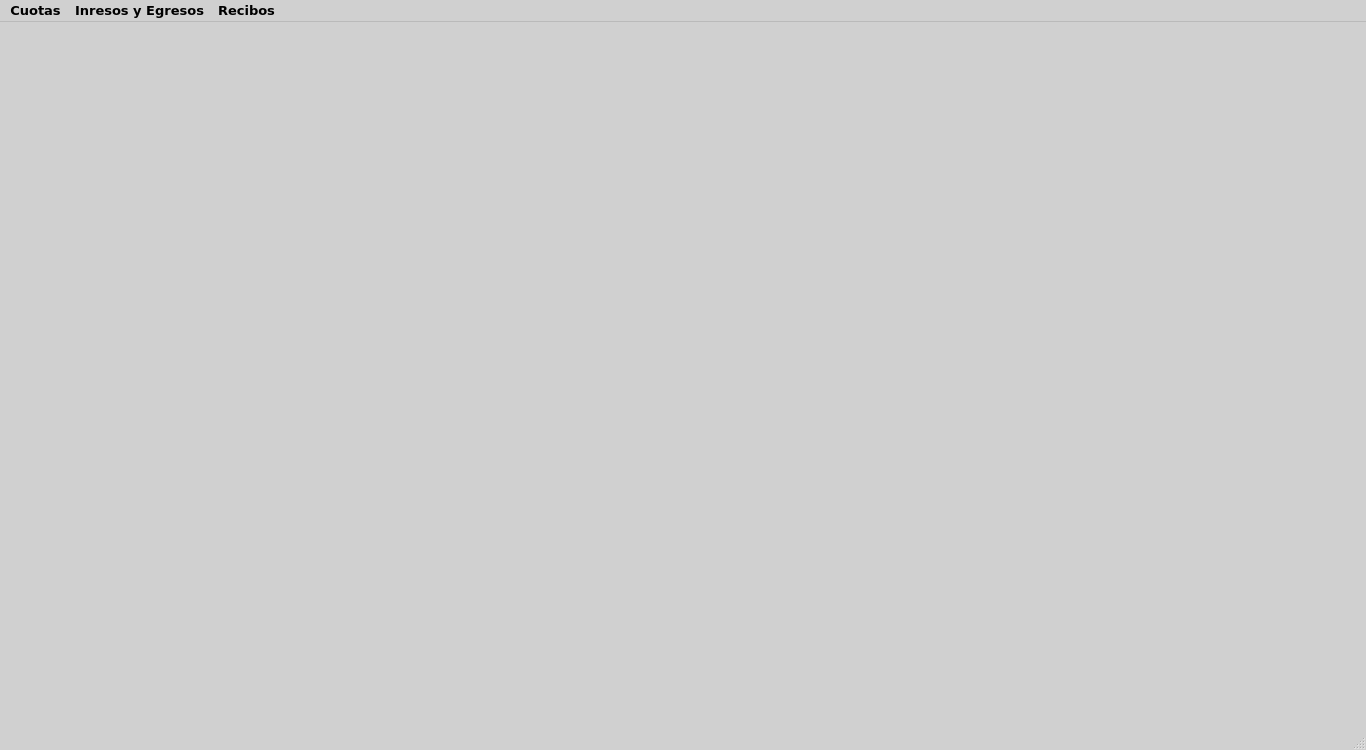
<?xml version="1.0" encoding="UTF-8"?>
<ui version="4.0">
 <class>MainWindow</class>
 <widget class="QMainWindow" name="MainWindow">
  <property name="geometry">
   <rect>
    <x>0</x>
    <y>0</y>
    <width>1366</width>
    <height>750</height>
   </rect>
  </property>
  <property name="palette">
   <palette>
    <active>
     <colorrole role="WindowText">
      <brush brushstyle="SolidPattern">
       <color alpha="255">
        <red>0</red>
        <green>0</green>
        <blue>0</blue>
       </color>
      </brush>
     </colorrole>
     <colorrole role="Button">
      <brush brushstyle="SolidPattern">
       <color alpha="255">
        <red>208</red>
        <green>208</green>
        <blue>208</blue>
       </color>
      </brush>
     </colorrole>
     <colorrole role="Light">
      <brush brushstyle="SolidPattern">
       <color alpha="255">
        <red>255</red>
        <green>255</green>
        <blue>255</blue>
       </color>
      </brush>
     </colorrole>
     <colorrole role="Midlight">
      <brush brushstyle="SolidPattern">
       <color alpha="255">
        <red>231</red>
        <green>231</green>
        <blue>231</blue>
       </color>
      </brush>
     </colorrole>
     <colorrole role="Dark">
      <brush brushstyle="SolidPattern">
       <color alpha="255">
        <red>104</red>
        <green>104</green>
        <blue>104</blue>
       </color>
      </brush>
     </colorrole>
     <colorrole role="Mid">
      <brush brushstyle="SolidPattern">
       <color alpha="255">
        <red>139</red>
        <green>139</green>
        <blue>139</blue>
       </color>
      </brush>
     </colorrole>
     <colorrole role="Text">
      <brush brushstyle="SolidPattern">
       <color alpha="255">
        <red>0</red>
        <green>0</green>
        <blue>0</blue>
       </color>
      </brush>
     </colorrole>
     <colorrole role="BrightText">
      <brush brushstyle="SolidPattern">
       <color alpha="255">
        <red>255</red>
        <green>255</green>
        <blue>255</blue>
       </color>
      </brush>
     </colorrole>
     <colorrole role="ButtonText">
      <brush brushstyle="SolidPattern">
       <color alpha="255">
        <red>0</red>
        <green>0</green>
        <blue>0</blue>
       </color>
      </brush>
     </colorrole>
     <colorrole role="Base">
      <brush brushstyle="SolidPattern">
       <color alpha="255">
        <red>255</red>
        <green>255</green>
        <blue>255</blue>
       </color>
      </brush>
     </colorrole>
     <colorrole role="Window">
      <brush brushstyle="SolidPattern">
       <color alpha="255">
        <red>208</red>
        <green>208</green>
        <blue>208</blue>
       </color>
      </brush>
     </colorrole>
     <colorrole role="Shadow">
      <brush brushstyle="SolidPattern">
       <color alpha="255">
        <red>0</red>
        <green>0</green>
        <blue>0</blue>
       </color>
      </brush>
     </colorrole>
     <colorrole role="AlternateBase">
      <brush brushstyle="SolidPattern">
       <color alpha="255">
        <red>231</red>
        <green>231</green>
        <blue>231</blue>
       </color>
      </brush>
     </colorrole>
     <colorrole role="ToolTipBase">
      <brush brushstyle="SolidPattern">
       <color alpha="255">
        <red>255</red>
        <green>255</green>
        <blue>220</blue>
       </color>
      </brush>
     </colorrole>
     <colorrole role="ToolTipText">
      <brush brushstyle="SolidPattern">
       <color alpha="255">
        <red>0</red>
        <green>0</green>
        <blue>0</blue>
       </color>
      </brush>
     </colorrole>
     <colorrole role="PlaceholderText">
      <brush brushstyle="SolidPattern">
       <color alpha="128">
        <red>0</red>
        <green>0</green>
        <blue>0</blue>
       </color>
      </brush>
     </colorrole>
    </active>
    <inactive>
     <colorrole role="WindowText">
      <brush brushstyle="SolidPattern">
       <color alpha="255">
        <red>0</red>
        <green>0</green>
        <blue>0</blue>
       </color>
      </brush>
     </colorrole>
     <colorrole role="Button">
      <brush brushstyle="SolidPattern">
       <color alpha="255">
        <red>208</red>
        <green>208</green>
        <blue>208</blue>
       </color>
      </brush>
     </colorrole>
     <colorrole role="Light">
      <brush brushstyle="SolidPattern">
       <color alpha="255">
        <red>255</red>
        <green>255</green>
        <blue>255</blue>
       </color>
      </brush>
     </colorrole>
     <colorrole role="Midlight">
      <brush brushstyle="SolidPattern">
       <color alpha="255">
        <red>231</red>
        <green>231</green>
        <blue>231</blue>
       </color>
      </brush>
     </colorrole>
     <colorrole role="Dark">
      <brush brushstyle="SolidPattern">
       <color alpha="255">
        <red>104</red>
        <green>104</green>
        <blue>104</blue>
       </color>
      </brush>
     </colorrole>
     <colorrole role="Mid">
      <brush brushstyle="SolidPattern">
       <color alpha="255">
        <red>139</red>
        <green>139</green>
        <blue>139</blue>
       </color>
      </brush>
     </colorrole>
     <colorrole role="Text">
      <brush brushstyle="SolidPattern">
       <color alpha="255">
        <red>0</red>
        <green>0</green>
        <blue>0</blue>
       </color>
      </brush>
     </colorrole>
     <colorrole role="BrightText">
      <brush brushstyle="SolidPattern">
       <color alpha="255">
        <red>255</red>
        <green>255</green>
        <blue>255</blue>
       </color>
      </brush>
     </colorrole>
     <colorrole role="ButtonText">
      <brush brushstyle="SolidPattern">
       <color alpha="255">
        <red>0</red>
        <green>0</green>
        <blue>0</blue>
       </color>
      </brush>
     </colorrole>
     <colorrole role="Base">
      <brush brushstyle="SolidPattern">
       <color alpha="255">
        <red>255</red>
        <green>255</green>
        <blue>255</blue>
       </color>
      </brush>
     </colorrole>
     <colorrole role="Window">
      <brush brushstyle="SolidPattern">
       <color alpha="255">
        <red>208</red>
        <green>208</green>
        <blue>208</blue>
       </color>
      </brush>
     </colorrole>
     <colorrole role="Shadow">
      <brush brushstyle="SolidPattern">
       <color alpha="255">
        <red>0</red>
        <green>0</green>
        <blue>0</blue>
       </color>
      </brush>
     </colorrole>
     <colorrole role="AlternateBase">
      <brush brushstyle="SolidPattern">
       <color alpha="255">
        <red>231</red>
        <green>231</green>
        <blue>231</blue>
       </color>
      </brush>
     </colorrole>
     <colorrole role="ToolTipBase">
      <brush brushstyle="SolidPattern">
       <color alpha="255">
        <red>255</red>
        <green>255</green>
        <blue>220</blue>
       </color>
      </brush>
     </colorrole>
     <colorrole role="ToolTipText">
      <brush brushstyle="SolidPattern">
       <color alpha="255">
        <red>0</red>
        <green>0</green>
        <blue>0</blue>
       </color>
      </brush>
     </colorrole>
     <colorrole role="PlaceholderText">
      <brush brushstyle="SolidPattern">
       <color alpha="128">
        <red>0</red>
        <green>0</green>
        <blue>0</blue>
       </color>
      </brush>
     </colorrole>
    </inactive>
    <disabled>
     <colorrole role="WindowText">
      <brush brushstyle="SolidPattern">
       <color alpha="255">
        <red>104</red>
        <green>104</green>
        <blue>104</blue>
       </color>
      </brush>
     </colorrole>
     <colorrole role="Button">
      <brush brushstyle="SolidPattern">
       <color alpha="255">
        <red>208</red>
        <green>208</green>
        <blue>208</blue>
       </color>
      </brush>
     </colorrole>
     <colorrole role="Light">
      <brush brushstyle="SolidPattern">
       <color alpha="255">
        <red>255</red>
        <green>255</green>
        <blue>255</blue>
       </color>
      </brush>
     </colorrole>
     <colorrole role="Midlight">
      <brush brushstyle="SolidPattern">
       <color alpha="255">
        <red>231</red>
        <green>231</green>
        <blue>231</blue>
       </color>
      </brush>
     </colorrole>
     <colorrole role="Dark">
      <brush brushstyle="SolidPattern">
       <color alpha="255">
        <red>104</red>
        <green>104</green>
        <blue>104</blue>
       </color>
      </brush>
     </colorrole>
     <colorrole role="Mid">
      <brush brushstyle="SolidPattern">
       <color alpha="255">
        <red>139</red>
        <green>139</green>
        <blue>139</blue>
       </color>
      </brush>
     </colorrole>
     <colorrole role="Text">
      <brush brushstyle="SolidPattern">
       <color alpha="255">
        <red>104</red>
        <green>104</green>
        <blue>104</blue>
       </color>
      </brush>
     </colorrole>
     <colorrole role="BrightText">
      <brush brushstyle="SolidPattern">
       <color alpha="255">
        <red>255</red>
        <green>255</green>
        <blue>255</blue>
       </color>
      </brush>
     </colorrole>
     <colorrole role="ButtonText">
      <brush brushstyle="SolidPattern">
       <color alpha="255">
        <red>104</red>
        <green>104</green>
        <blue>104</blue>
       </color>
      </brush>
     </colorrole>
     <colorrole role="Base">
      <brush brushstyle="SolidPattern">
       <color alpha="255">
        <red>208</red>
        <green>208</green>
        <blue>208</blue>
       </color>
      </brush>
     </colorrole>
     <colorrole role="Window">
      <brush brushstyle="SolidPattern">
       <color alpha="255">
        <red>208</red>
        <green>208</green>
        <blue>208</blue>
       </color>
      </brush>
     </colorrole>
     <colorrole role="Shadow">
      <brush brushstyle="SolidPattern">
       <color alpha="255">
        <red>0</red>
        <green>0</green>
        <blue>0</blue>
       </color>
      </brush>
     </colorrole>
     <colorrole role="AlternateBase">
      <brush brushstyle="SolidPattern">
       <color alpha="255">
        <red>208</red>
        <green>208</green>
        <blue>208</blue>
       </color>
      </brush>
     </colorrole>
     <colorrole role="ToolTipBase">
      <brush brushstyle="SolidPattern">
       <color alpha="255">
        <red>255</red>
        <green>255</green>
        <blue>220</blue>
       </color>
      </brush>
     </colorrole>
     <colorrole role="ToolTipText">
      <brush brushstyle="SolidPattern">
       <color alpha="255">
        <red>0</red>
        <green>0</green>
        <blue>0</blue>
       </color>
      </brush>
     </colorrole>
     <colorrole role="PlaceholderText">
      <brush brushstyle="SolidPattern">
       <color alpha="128">
        <red>0</red>
        <green>0</green>
        <blue>0</blue>
       </color>
      </brush>
     </colorrole>
    </disabled>
   </palette>
  </property>
  <property name="font">
   <font>
    <family>Verdana</family>
    <pointsize>10</pointsize>
    <bold>true</bold>
   </font>
  </property>
  <property name="windowTitle">
   <string>MainWindow</string>
  </property>
  <widget class="QWidget" name="centralwidget"/>
  <widget class="QMenuBar" name="menubar">
   <property name="geometry">
    <rect>
     <x>0</x>
     <y>0</y>
     <width>1366</width>
     <height>22</height>
    </rect>
   </property>
   <widget class="QMenu" name="menuCuotas">
    <property name="title">
     <string>Cuotas</string>
    </property>
    <addaction name="actionLista_de_Cuotas"/>
    <addaction name="actionRegistro_de_Cuotas"/>
   </widget>
   <widget class="QMenu" name="menuInresos_y_Egresos">
    <property name="title">
     <string>Inresos y Egresos</string>
    </property>
    <addaction name="actionLista_de_Ingresos_y_Egresos"/>
    <addaction name="actionRegistro_de_Ingresos_y_Egresos"/>
   </widget>
   <widget class="QMenu" name="menuRecibos">
    <property name="title">
     <string>Recibos</string>
    </property>
    <addaction name="actionLista_de_Recibos"/>
    <addaction name="actionRegistro_de_Recibos"/>
   </widget>
   <addaction name="menuCuotas"/>
   <addaction name="menuInresos_y_Egresos"/>
   <addaction name="menuRecibos"/>
  </widget>
  <widget class="QStatusBar" name="statusbar"/>
  <action name="actionLista_de_Cuotas">
   <property name="text">
    <string>Lista de Cuotas</string>
   </property>
   <property name="font">
    <font>
     <family>Verdana</family>
     <pointsize>10</pointsize>
     <bold>true</bold>
    </font>
   </property>
  </action>
  <action name="actionRegistro_de_Cuotas">
   <property name="text">
    <string>Registro de Cuotas</string>
   </property>
   <property name="font">
    <font>
     <family>Verdana</family>
     <pointsize>10</pointsize>
     <bold>true</bold>
    </font>
   </property>
  </action>
  <action name="actionLista_de_Ingresos_y_Egresos">
   <property name="text">
    <string>Lista de Ingresos y Egresos</string>
   </property>
   <property name="font">
    <font>
     <family>Verdana</family>
     <pointsize>10</pointsize>
     <bold>true</bold>
    </font>
   </property>
  </action>
  <action name="actionRegistro_de_Ingresos_y_Egresos">
   <property name="text">
    <string>Registro de Ingresos y Egresos</string>
   </property>
   <property name="font">
    <font>
     <family>Verdana</family>
     <pointsize>10</pointsize>
     <bold>true</bold>
    </font>
   </property>
  </action>
  <action name="actionLista_de_Recibos">
   <property name="text">
    <string>Lista de Recibos</string>
   </property>
   <property name="font">
    <font>
     <family>Verdana</family>
     <pointsize>10</pointsize>
     <bold>true</bold>
    </font>
   </property>
  </action>
  <action name="actionRegistro_de_Recibos">
   <property name="text">
    <string>Registro de Recibos</string>
   </property>
   <property name="font">
    <font>
     <family>Verdana</family>
     <pointsize>10</pointsize>
     <bold>true</bold>
    </font>
   </property>
  </action>
 </widget>
 <resources/>
 <connections/>
</ui>
